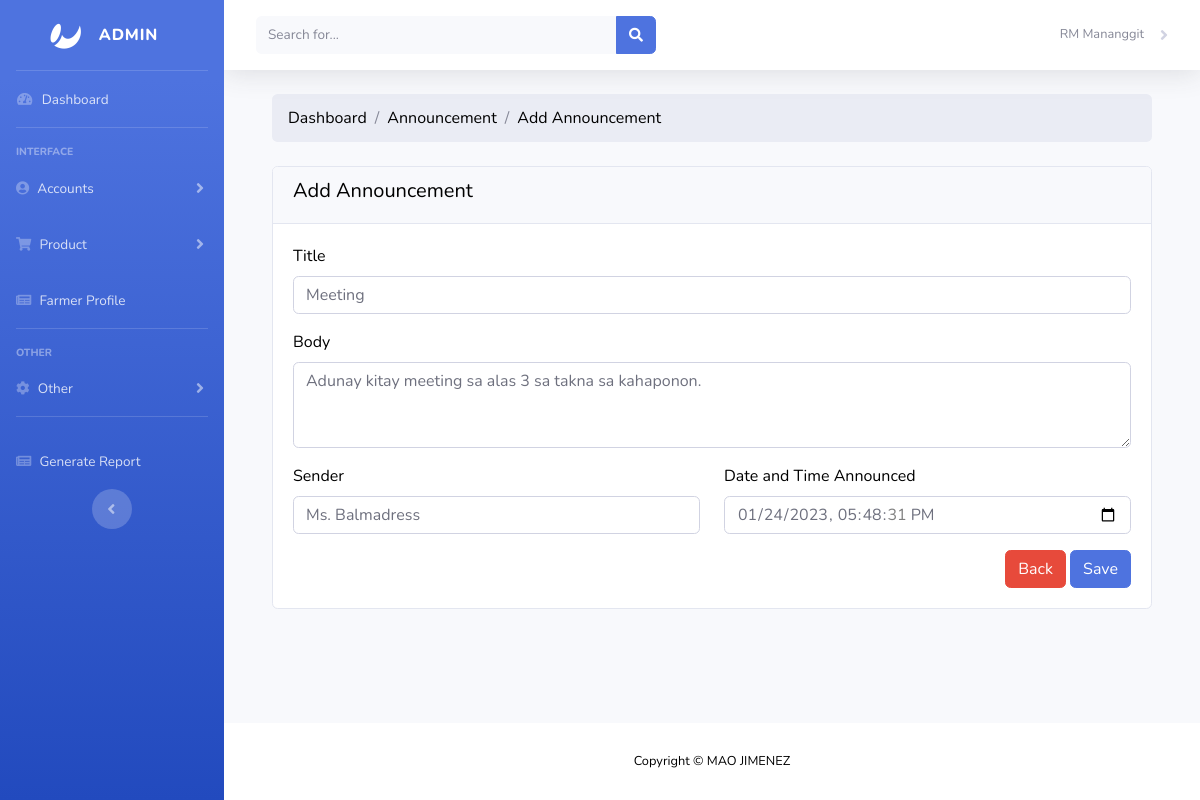
The page /admin/announcement_edit.php?id=13 (signed in) on the database its author committed.
### tables this page shows
CREATE TABLE `announcement` (
  `ann_id` int(15) NOT NULL,
  `ann_title` varchar(50) NOT NULL,
  `ann_body` text NOT NULL,
  `ann_publish` varchar(50) NOT NULL,
  `ann_date` datetime NOT NULL
);

### admin/announcement_edit.php (the view, shortened to what this page needs)
<?php include('authentication.php'); ?>
<?php include('includes/header.php');?>
<div class="container-fluid px-4">
        <ol class="breadcrumb mb-4">
            <li class="breadcrumb-item">Dashboard</li>
            <li class="breadcrumb-item">Announcement</li>
            <li class="breadcrumb-item">Add Announcement</li>
        </ol>
        <div class="row">
            <div class="col-md-12">
                <div class="card">
                    <div class="card-header">
                    <h5>Add Announcement</h5>
                    </div>
                    <div class="card-body">
                    <?php
                        if(isset($_GET['id']))
                        {
                            $id = $_GET['id'];
                            $users = "SELECT * FROM announcement WHERE ann_id='$id' ";
                            $users_run = mysqli_query($con, $users);
                            if(mysqli_num_rows($users_run) > 0)
                            {
                                foreach($users_run as $user)
                                {
                             ?>
                    <form action="code.php" method="POST">
                    <div class="row">
                                <div class="col-md-12 mb-3">
                                    <label for="">Title</label>
                                    <input required placeholder="Enter Announcement Title" type="text" name="edit_announcement_title" class="form-control" value="<?=$user['ann_title'];?>">
                                </div>
                                <div class="col-md-12 mb-3">
                                <label for="Description">Body</label>
                                <textarea placeholder="Enter Message" required type="text"  name="edit_announcement_message" class="form-control" rows="3"><?= $user['ann_body']; ?></textarea>
                                </div>
                                <div class="col-md-6 mb-3">
                                    <label for="">Sender</label>
                                    <input required placeholder="Enter Sender" type="text" name="edit_announcement_sender" class="form-control" value="<?=$user['ann_publish'];?>">
                                </div>
                                <div class="col-md-6 mb-3">
                                <label for="">Date and Time Announced</label>
                                <input type="datetime-local" name="edit_announcement_dt" class="form-control" value="<?=$user['ann_date'];?>">
                                </div>
                    </div>
                                <div class="text-right">
                                <a href="announcement.php" class="btn btn-danger">Back</a>
                                <button type="submit" name="edit_announcement" class="btn btn-primary">Save</button>
                                </div>
                            </form>
                            <?php
                                }
                            }
                            else
                            {
                                ?>
                                <h4>No Record Found!</h4>
                                <?php
                            }
                        }
                        ?>
                    </div>
                </div>
            </div>
        </div>
    </div>
<?php include('includes/footer.php');?>

### admin/css/custom.css (style rules this page uses)
body { color: black; }

### rows shown on the page
announcement: edit_announcement_title "Meeting", edit_announcement_message "Adunay kitay meeting sa alas 3 sa takna sa kahaponon.", edit_announcement_sender "Ms. Balmadress", edit_announcement_dt "01/24/2023 17:48:31"

### other values the page prints
$_SESSION['auth_user'] ['user_name'] "RM Mananggit"
